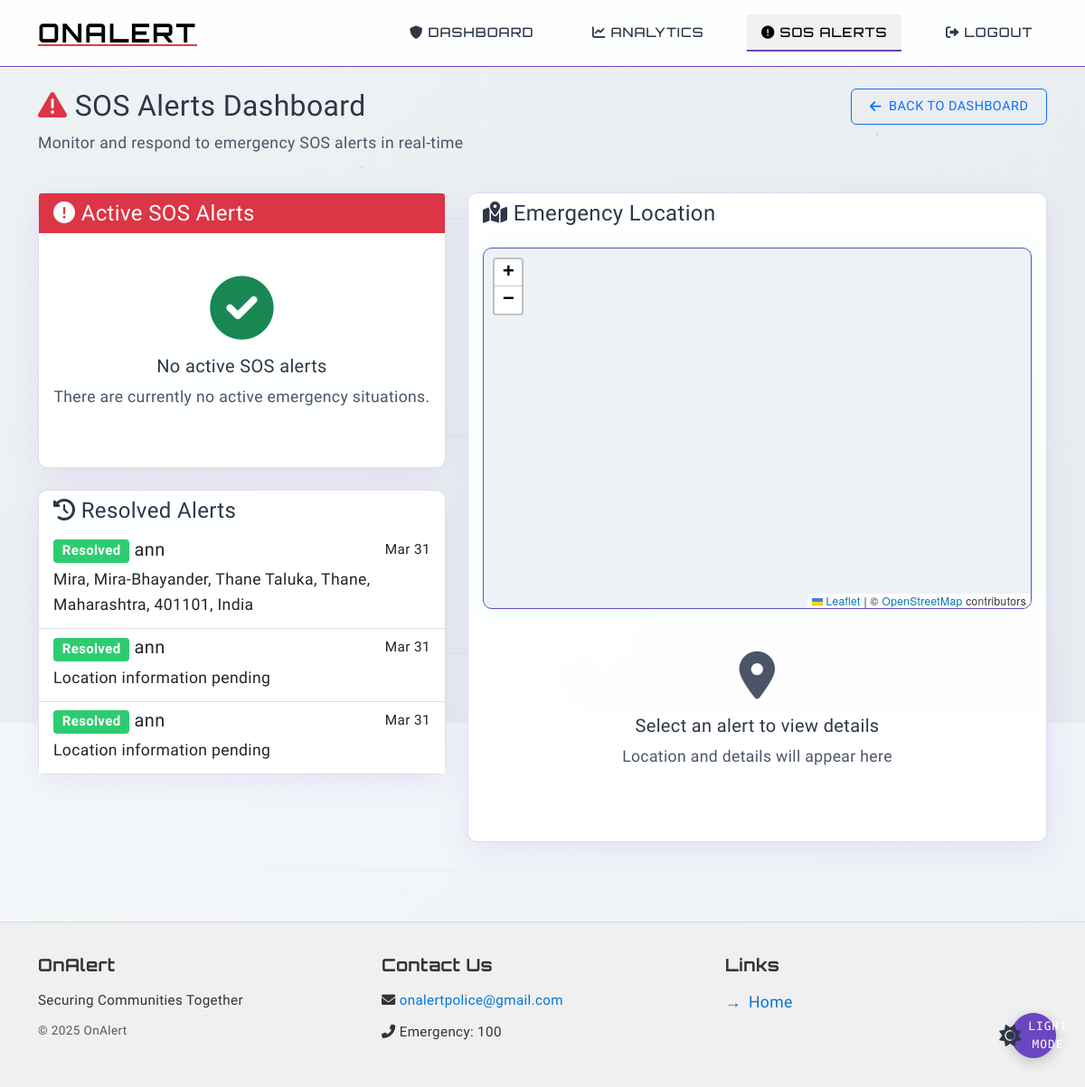
Page /police/sos_alerts (signed in) on the committed database.
### models.py (models this page shows, shortened)
class SOSAlert(db.Model):
    id = db.Column(db.Integer, primary_key=True)
    user_id = db.Column(db.Integer, db.ForeignKey('user.id'), nullable=False)
    location = db.Column(db.String(200), nullable=True)
    latitude = db.Column(db.Float, nullable=True)
    longitude = db.Column(db.Float, nullable=True)
    timestamp = db.Column(db.DateTime, default=datetime.utcnow)
    resolved_at = db.Column(db.DateTime, nullable=True)
    status = db.Column(db.String(20), default='active')  # active, responded, resolved
    message = db.Column(db.Text, nullable=True)
    responder_id = db.Column(db.Integer, db.ForeignKey('user.id'), nullable=True)
    responder_notes = db.Column(db.Text, nullable=True)
    user = db.relationship('User', foreign_keys=[user_id], backref='sos_alerts')
    responder = db.relationship('User', foreign_keys=[responder_id], backref='responses')

class User(UserMixin, db.Model):
    id = db.Column(db.Integer, primary_key=True)
    username = db.Column(db.String(80), unique=True, nullable=False)
    email = db.Column(db.String(120), unique=True, nullable=False)  # Add email field
    password_hash = db.Column(db.String(128), nullable=False)
    is_admin = db.Column(db.Boolean, default=False)
    is_police = db.Column(db.Boolean, default=False)  # New field to identify police officers
    badge_number = db.Column(db.String(20), unique=True, nullable=True)  # Police badge number
    department = db.Column(db.String(100), nullable=True)  # Police department name
    rank = db.Column(db.String(50), nullable=True)  # Police officer rank
    jurisdiction = db.Column(db.String(100), nullable=True)  # Police officer's jurisdiction
    fake_reports_count = db.Column(db.Integer, default=0)
    is_blocked = db.Column(db.Boolean, default=False)
    account_status = db.Column(db.String(20), default='active')  # active, warned, blocked
    last_warning_date = db.Column(db.DateTime, nullable=True)
    reports = db.relationship('CrimeReport', backref='author', lazy=True)
    is_2fa_enabled = db.Column(db.Boolean, default=False)
    two_factor_code = db.Column(db.String(6), nullable=True)
    emergency_contacts = db.relationship('EmergencyContact', backref='user', lazy=True)  # New relationship for emergency contacts
    latitude = db.Column(db.Float)
    longitude = db.Column(db.Float)
    last_active = db.Column(db.DateTime, default=datetime.utcnow)
    current_cases = db.Column(db.Integer, default=0)
    max_cases = db.Column(db.Integer, default=10)

### app.py (the view)
@app.route('/police/sos_alerts')
@login_required
def police_sos_alerts():
    if not current_user.is_police:
        flash('You do not have permission to access this page.', 'danger')
        return redirect(url_for('home'))
    if current_user.jurisdiction:
        jurisdiction_alerts = SOSAlert.query.join(User, SOSAlert.user_id == User.id)\
            .filter(SOSAlert.status == 'active',
                    SOSAlert.location.ilike(f"%{current_user.jurisdiction}%"))\
            .order_by(SOSAlert.timestamp.desc()).all()
        other_alerts = SOSAlert.query.filter(
            SOSAlert.status == 'active',
            ~SOSAlert.location.ilike(f"%{current_user.jurisdiction}%") if SOSAlert.location else True
        ).order_by(SOSAlert.timestamp.desc()).all()
        sos_alerts = jurisdiction_alerts + other_alerts
    else:
        sos_alerts = SOSAlert.query.filter_by(status='active').order_by(SOSAlert.timestamp.desc()).all()
    resolved_alerts = SOSAlert.query.filter(
        SOSAlert.status.in_(['responded', 'resolved'])
    ).order_by(SOSAlert.timestamp.desc()).limit(20).all()
    return render_template('police_sos.html', active_alerts=sos_alerts, resolved_alerts=resolved_alerts, datetime=datetime)

### app.py (called while the page is built)
@login_manager.user_loader
def load_user(user_id):
    return User.query.get(int(user_id))

### templates/police_sos.html (shortened to what this page needs)
{% extends "base.html" %}
{% block content %}
<div class="row mb-4">
    <div class="col-md-6">
        <h2><i class="fas fa-exclamation-triangle text-danger"></i> SOS Alerts Dashboard</h2>
        <p class="text-muted">Monitor and respond to emergency SOS alerts in real-time</p>
    </div>
    <div class="col-md-3">
    </div>
    <div class="col-md-3 text-end">
        <a href="{{ url_for('admin_dashboard') }}" class="btn btn-outline-primary">
            <i class="fas fa-arrow-left"></i> Back to Dashboard
        </a>
    </div>
</div>
<div class="row">
    <div class="col-md-5">
        <div class="card glass-effect mb-4">
            <div class="card-header bg-danger text-white">
                <h4 class="mb-0">
                    <i class="fas fa-exclamation-circle"></i> Active SOS Alerts
                </h4>
            </div>
            <div class="card-body p-0">
                {% if active_alerts %}
                <div class="list-group list-group-flush" id="alertsList">
                    {% for alert in active_alerts %}
                    <a href="#" class="list-group-item list-group-item-action alert-card active"
                       onclick="showAlertDetails({{ alert.id }}, {{ alert.latitude }}, {{ alert.longitude }}, '{{ alert.location }}', '{{ alert.user.username }}', '{{ alert.timestamp.strftime('%Y-%m-%d %H:%M:%S') }}', '{{ alert.message|default('No message provided', true)|e }}')">
                        <div class="d-flex w-100 justify-content-between">
                            <h5 class="mb-1">
                                <i class="fas fa-exclamation-circle sos-alert-icon"></i>
                                {{ alert.user.username }}
                            </h5>
                            <small class="time-elapsed" data-timestamp="{{ alert.timestamp.strftime('%Y-%m-%d %H:%M:%S') }}">
                                <span class="time-ago">{{ alert.timestamp.strftime('%H:%M') }}</span>
                            </small>
                        </div>
                        <p class="mb-1">{{ alert.location or 'Unknown location' }}</p>
                        <small class="alert-time">{{ alert.timestamp.strftime('%b %d, %Y at %I:%M %p') }}</small>
                    </a>
                    {% endfor %}
                </div>
                {% else %}
                <div class="text-center py-5">
                    <i class="fas fa-check-circle text-success fa-4x mb-3"></i>
                    <h5>No active SOS alerts</h5>
                    <p class="text-muted">There are currently no active emergency situations.</p>
                </div>
                {% endif %}
            </div>
        </div>
        <div class="card glass-effect">
            <div class="card-header">
                <h4 class="mb-0">
                    <i class="fas fa-history"></i> Resolved Alerts
                </h4>
            </div>
            <div class="card-body p-0">
                {% if resolved_alerts %}
                <div class="list-group list-group-flush">
                    {% for alert in resolved_alerts %}
                    <a href="#" class="list-group-item list-group-item-action alert-card {{ alert.status }}"
                       onclick="showAlertDetails({{ alert.id }}, {{ alert.latitude }}, {{ alert.longitude }}, '{{ alert.location }}', '{{ alert.user.username }}', '{{ alert.timestamp.strftime('%Y-%m-%d %H:%M:%S') }}', '{{ alert.message|default('No message provided', true)|e }}', '{{ alert.responder.username if alert.responder else 'Unknown' }}', '{{ alert.responder_notes|default('', true)|e }}', '{{ alert.status }}')">
                        <div class="d-flex w-100 justify-content-between">
                            <h5 class="mb-1">
                                <span class="badge badge-{{ alert.status }}">{{ alert.status|capitalize }}</span>
                                {{ alert.user.username }}
                            </h5>
                            <small>
                                {{ alert.resolved_at.strftime('%b %d') if alert.resolved_at else alert.timestamp.strftime('%b %d') }}
                            </small>
                        </div>
                        <p class="mb-1">{{ alert.location or 'Unknown location' }}</p>
                    </a>
                    {% endfor %}
                </div>
                {% else %}
                <div class="text-center py-4">
                    <p class="text-muted">No resolved alerts</p>
                </div>
                {% endif %}
            </div>
        </div>
    </div>
    <div class="col-md-7">
        <div class="card glass-effect mb-4">
            <div class="card-header">
                <h4 class="mb-0" id="alertDetailsTitle">
                    <i class="fas fa-map-marked-alt"></i> Emergency Location
                </h4>
            </div>
            <div class="card-body">
                <div id="map"></div>
                <div id="noAlertSelected" class="text-center py-5">
                    <i class="fas fa-map-marker-alt fa-3x text-muted mb-3"></i>
                    <h5>Select an alert to view details</h5>
                    <p class="text-muted">Location and details will appear here</p>
                </div>
            </div>
        </div>
    </div>
</div>
{% endblock %}

### templates/police_sos.html (style rules this page uses)
.alert-card { border-left: 5px solid #e74c3c; transition: transform 0.2s; }
.alert-card.resolved { border-left-color: #2ecc71; }
.badge-resolved { background-color: #2ecc71; }
#map { height: 400px; border-radius: 10px; }

### templates/base.html (style rules this page uses)
h1, h2, h3, .section-title { transition: transform 0.3s ease, color 0.3s ease; cursor: default; }
.btn, .action-link, .download-link { border-radius: 6px; padding: 0.5rem 1.25rem; font-weight: 500; transition: all 0.3s ease; text-transform: uppercase; letter-spacing: 0.5px; font-size: 0.9rem; position: relative; overflow: hidden; text-decoration: none; display: inline-flex; align-items: center; gap: 0.5rem; }

### rows in the picture
SOSAlert: status "Resolved", user.username "ann", resolved_at "Mar 31", location "Mira, Mira-Bhayander, Thane Taluka, Thane, Maharashtra, 401101, India"
SOSAlert: status "Resolved", user.username "ann", resolved_at "Mar 31", location "Location information pending"
SOSAlert: status "Resolved", user.username "ann", resolved_at "Mar 31", location "Location information pending"
